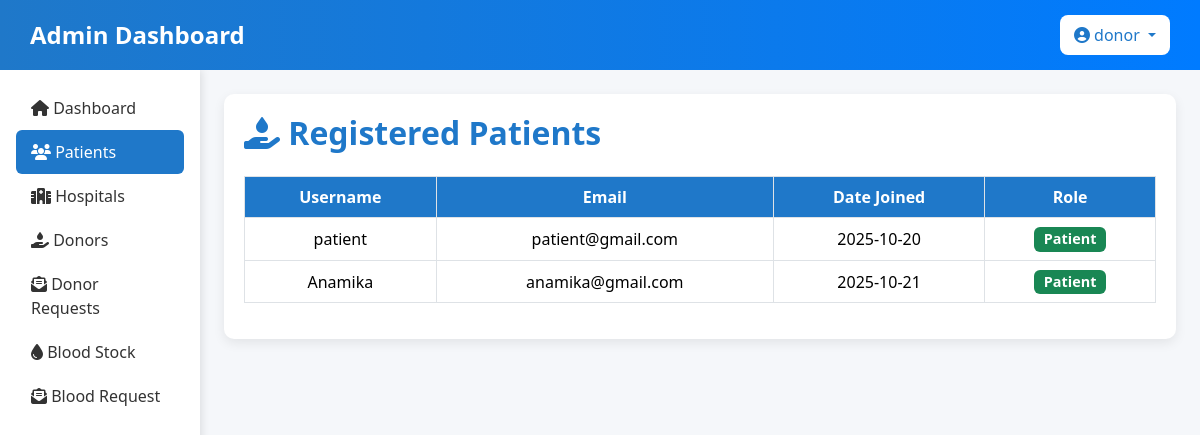
Page /patients/ (signed in) on the committed database.
### blood_bank_app/models.py (models this page shows, shortened)
class Credential(models.Model):
    ROLE_CHOICES = [
        ('Donor','Donor'),
        ('Patient','Patient'),
        ('Hospital','Hospital'),
        ('admin', 'Admin'),
    ]
    role = models.CharField(max_length=10, choices=ROLE_CHOICES, default='Donor')
    user = models.OneToOneField(User, on_delete=models.CASCADE, related_name='credential')

### blood_bank_app/views.py (the view)
# urls.py: path('patients/', views.admin_patients, name='admin_patients'),
@login_required
def admin_patients(request):
    patients = Credential.objects.filter(role='Patient').select_related('user')
    return render(request, 'admin/admin_patients.html', {'patients': patients})

### blood_bank_app/templates/admin/admin_patients.html (shortened to what this page needs)
<!DOCTYPE html>
<html lang="en">
<head>
    <link rel="stylesheet" href="https://cdnjs.cloudflare.com/ajax/libs/font-awesome/6.4.2/css/all.min.css">
    <link href="https://cdn.jsdelivr.net/npm/bootstrap@5.3.3/dist/css/bootstrap.min.css" rel="stylesheet">
</head>
<body>
     <nav class="navbar d-flex justify-content-between align-items-center">
        <h1 class="text-white mb-0">Admin Dashboard</h1>
        <div class="dropdown">
            <button class="btn btn-light dropdown-toggle" type="button" id="adminDropdown" data-bs-toggle="dropdown" aria-expanded="false">
                <i class="fa-solid fa-user-circle"></i> {{ request.user.username }}
            </button>
        </div>
    </nav>
    <div class="container-fluid">
        <div class="row">
            <div class="col-md-2 p-3 sidebar">
                <nav class="nav flex-column">
                    <a class="nav-link" href="{% url 'dashboard' %}">
                        <i class="fa-solid fa-home"></i> Dashboard
                    </a>
                    <a class="nav-link active" href="{% url 'admin_patients' %}">
                        <i class="fa-solid fa-users"></i> Patients
                    </a>
                    <a class="nav-link" href="{% url 'admin_hospitals' %}">
                        <i class="fa-solid fa-hospital"></i> Hospitals
                    </a>
                    <a class="nav-link" href="{% url 'admin_donors_list' %}">
                        <i class="fa-solid fa-hand-holding-droplet"></i> Donors
                    </a>
                    <a class="nav-link" href="{% url 'admin_donors' %}">
                        <i class="fa-solid fa-envelope-open-text"></i> Donor Requests
                    </a>
                    <a class="nav-link" href="{% url 'blood_stock_list' %}">
                        <i class="fa-solid fa-droplet"></i> Blood Stock
                    </a>
                    <a class="nav-link" href="{% url 'admin_blood_request' %}">
                        <i class="fa-solid fa-envelope-open-text"></i> Blood Request
                    </a>
                </nav>
            </div>
            <div class="col-md-10 p-4">
                <div class="card-dashboard">
                    <div class="d-flex justify-content-between align-items-center mb-4">
                        <h2 class="mb-0"><i class="fa-solid fa-hand-holding-droplet"></i> Registered Patients</h2>
                    </div>
                    <div class="table-responsive">
                        <table class="table table-bordered table-hover align-middle">
                            <thead>
                                <tr>
                                    <th>Username</th>
                                    <th>Email</th>
                                    <th>Date Joined</th>
                                    <th>Role</th>
                                </tr>
                            </thead>
                            <tbody>
                                {% for patient in patients %}
                                <tr>
                                    <td>{{ patient.user.username }}</td>
                                    <td>{{ patient.user.email }}</td>
                                    <td>{{ patient.user.date_joined|date:"Y-m-d" }}</td>
                                    <td><span class="badge bg-success">{{ patient.role }}</span></td>
                                </tr>
                                {% empty %}
                                <tr>
                                    <td colspan="4" class="text-center text-muted">No patients users found.</td>
                                </tr>
                                {% endfor %}
                            </tbody>
                        </table>
                    </div>
                </div>
            </div>
        </div>
    </div>
</body>
</html>

### blood_bank_app/templates/admin/admin_patients.html (style rules this page uses)
body { background-color: #f5f7fa; font-family: 'Segoe UI', Tahoma, Geneva, Verdana, sans-serif; }
.navbar { background: linear-gradient(90deg, #1F78C9, #007BFF); padding: 15px 30px; }
.navbar h1 { font-size: 24px; font-weight: 600; }
.dropdown .btn { background-color: #fff; color: #1F78C9; font-weight: 500; border: none; border-radius: 8px; padding: 8px 14px; }
.sidebar { min-height: 100vh; background: #fff; box-shadow: 2px 0 8px rgba(0,0,0,0.1); }
.sidebar .nav-link { color: #333; font-weight: 500; padding: 10px 15px; }
.sidebar .nav-link.active { background-color: #1F78C9; color: #fff; border-radius: 6px; }
.card-dashboard { background: #fff; border-radius: 10px; box-shadow: 0 4px 12px rgba(0,0,0,0.08); padding: 20px; }
h2 { color: #1F78C9; font-weight: 600; }
.table th { background-color: #1F78C9; color: white; text-align: center; }
.table td { text-align: center; vertical-align: middle; }
.badge { font-size: 0.9rem; }

### rows in the picture
Credential: user.username "patient", user.email "patient@gmail.com", user.date_joined "2025-10-20", role "Patient"
Credential: user.username "Anamika", user.email "anamika@gmail.com", user.date_joined "2025-10-21", role "Patient"

### other values in the picture
{{ request.user.username }} "donor"
